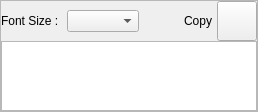
                        <widget class="QFrame" name="frame_bottom_htr">
                         <property name="minimumSize">
                          <size>
                           <width>0</width>
                           <height>0</height>
                          </size>
                         </property>
                         <property name="maximumSize">
                          <size>
                           <width>16777215</width>
                           <height>0</height>
                          </size>
                         </property>
                         <property name="frameShape">
                          <enum>QFrame::StyledPanel</enum>
                         </property>
                         <property name="frameShadow">
                          <enum>QFrame::Raised</enum>
                         </property>
                         <layout class="QVBoxLayout" name="verticalLayout">
                          <property name="spacing">
                           <number>0</number>
                          </property>
                          <property name="leftMargin">
                           <number>0</number>
                          </property>
                          <property name="topMargin">
                           <number>0</number>
                          </property>
                          <property name="rightMargin">
                           <number>0</number>
                          </property>
                          <property name="bottomMargin">
                           <number>0</number>
                          </property>
                          <item>
                           <widget class="QFrame" name="frame_3">
                            <property name="minimumSize">
                             <size>
                              <width>0</width>
                              <height>40</height>
                             </size>
                            </property>
                            <property name="maximumSize">
                             <size>
                              <width>16777215</width>
                              <height>40</height>
                             </size>
                            </property>
                            <property name="styleSheet">
                             <string notr="true">font: 11pt &quot;Times New Roman&quot;;</string>
                            </property>
                            <property name="frameShape">
                             <enum>QFrame::NoFrame</enum>
                            </property>
                            <property name="frameShadow">
                             <enum>QFrame::Raised</enum>
                            </property>
                            <layout class="QHBoxLayout" name="horizontalLayout_6">
                             <property name="spacing">
                              <number>5</number>
                             </property>
                             <property name="leftMargin">
                              <number>0</number>
                             </property>
                             <property name="topMargin">
                              <number>0</number>
                             </property>
                             <property name="rightMargin">
                              <number>0</number>
                             </property>
                             <property name="bottomMargin">
                              <number>0</number>
                             </property>
                             <item>
                              <widget class="QLabel" name="label">
                               <property name="styleSheet">
                                <string notr="true"/>
                               </property>
                               <property name="text">
                                <string>Font Size : </string>
                               </property>
                              </widget>
                             </item>
                             <item>
                              <widget class="QComboBox" name="combo_font_htr"/>
                             </item>
                             <item>
                              <spacer name="horizontalSpacer">
                               <property name="orientation">
                                <enum>Qt::Horizontal</enum>
                               </property>
                               <property name="sizeHint" stdset="0">
                                <size>
                                 <width>40</width>
                                 <height>20</height>
                                </size>
                               </property>
                              </spacer>
                             </item>
                             <item>
                              <widget class="QLabel" name="label_3">
                               <property name="styleSheet">
                                <string notr="true"/>
                               </property>
                               <property name="text">
                                <string>Copy</string>
                               </property>
                              </widget>
                             </item>
                             <item>
                              <widget class="QPushButton" name="btn_copyhtr">
                               <property name="minimumSize">
                                <size>
                                 <width>0</width>
                                 <height>40</height>
                                </size>
                               </property>
                               <property name="styleSheet">
                                <string notr="true">image: url(:/icons/images/icons/icon_restore.png);</string>
                               </property>
                               <property name="text">
                                <string/>
                               </property>
                              </widget>
                             </item>
                            </layout>
                           </widget>
                          </item>
                          <item>
                           <widget class="QTextEdit" name="textEdit_htr">
                            <property name="maximumSize">
                             <size>
                              <width>16777215</width>
                              <height>160</height>
                             </size>
                            </property>
                            <property name="styleSheet">
                             <string notr="true">font: 11pt &quot;Times New Roman&quot;;
color: rgb(0, 0, 0);</string>
                            </property>
                           </widget>
                          </item>
                         </layout>
                        </widget>
